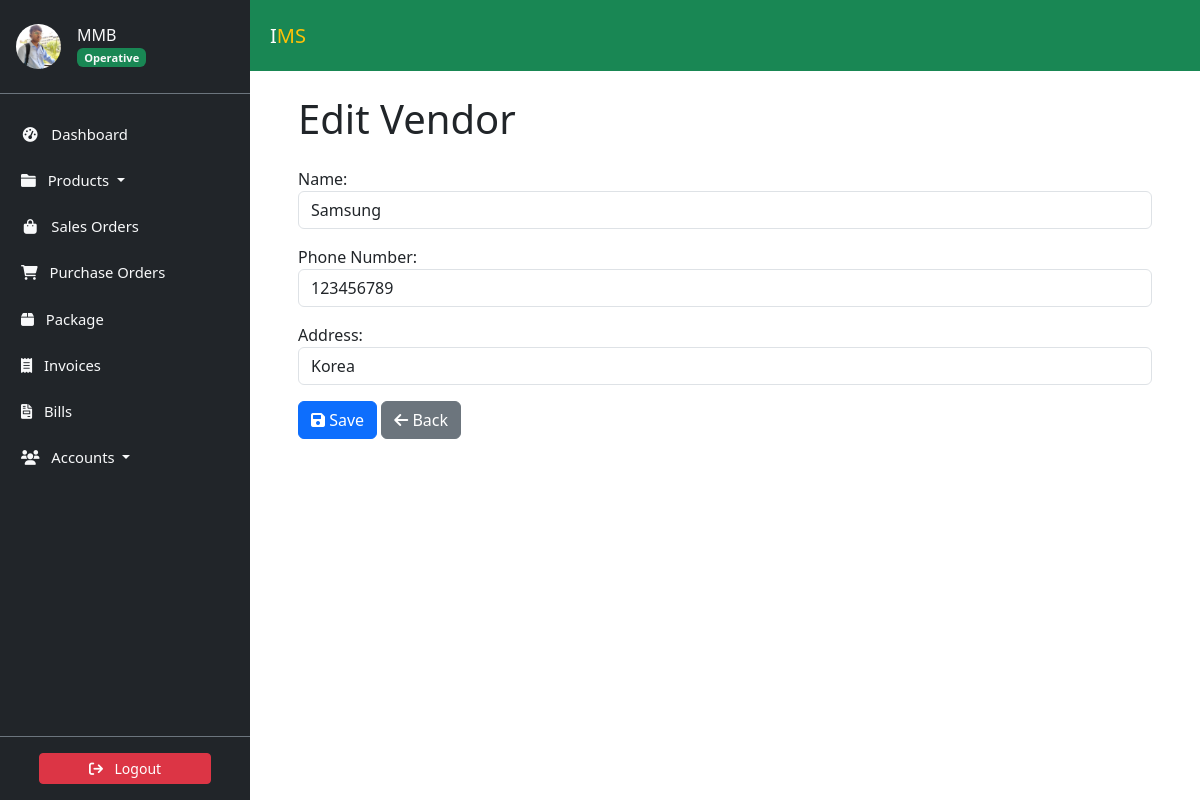
The app's page /accounts/vendors/1/update/ (signed in) with its own data.
### accounts/models.py (models this page shows, shortened)
class Profile(models.Model):
    user = models.OneToOneField(
        User, on_delete=models.CASCADE, verbose_name='User'
    )
    slug = AutoSlugField(
        unique=True,
        verbose_name='Account ID',
        populate_from='email'
    )
    profile_picture = ProcessedImageField(
        default='profile_pics/default.jpg',
        upload_to='profile_pics',
        format='JPEG',
        processors=[ResizeToFill(150, 150)],
        options={'quality': 100}
    )
    telephone = PhoneNumberField(
        null=True, blank=True, verbose_name='Telephone'
    )
    email = models.EmailField(
        max_length=150, blank=True, null=True, verbose_name='Email'
    )
    first_name = models.CharField(
        max_length=30, blank=True, verbose_name='First Name'
    )
    last_name = models.CharField(
        max_length=30, blank=True, verbose_name='Last Name'
    )
    status = models.CharField(
        choices=STATUS_CHOICES,
        max_length=12,
        default='INA',
        verbose_name='Status'
    )
    role = models.CharField(
        choices=ROLE_CHOICES,
        max_length=12,
        blank=True,
        null=True,
        verbose_name='Role'
    )
    class Meta:
        ordering = ['slug']
        verbose_name = 'Profile'
        verbose_name_plural = 'Profiles'

class Vendor(models.Model):
    name = models.CharField(max_length=50, verbose_name='Name')
    slug = AutoSlugField(
        unique=True,
        populate_from='name',
        verbose_name='Slug'
    )
    phone_number = models.BigIntegerField(
        blank=True, null=True, verbose_name='Phone Number'
    )
    address = models.CharField(
        max_length=50, blank=True, null=True, verbose_name='Address'
    )
    class Meta:
        verbose_name = 'Vendor'
        verbose_name_plural = 'Vendors'

### accounts/views.py (the view)
# urls.py: path('vendors/<int:pk>/update/', VendorUpdateView.as_view(),
class VendorUpdateView(LoginRequiredMixin, UpdateView):
    model = Vendor
    form_class = VendorForm
    template_name = 'accounts/vendor_form.html'
    success_url = reverse_lazy('vendor-list')

### accounts/forms.py
class VendorForm(forms.ModelForm):
    class Meta:
        model = Vendor
        fields = ['name', 'phone_number', 'address']
        widgets = {
            'name': forms.TextInput(
                attrs={'class': 'form-control', 'placeholder': 'Vendor Name'}
            ),
            'phone_number': forms.NumberInput(
                attrs={'class': 'form-control', 'placeholder': 'Phone Number'}
            ),
            'address': forms.TextInput(
                attrs={'class': 'form-control', 'placeholder': 'Address'}
            ),
        }

### accounts/templates/accounts/vendor_form.html (shortened to what this page needs)
{% extends 'store/base.html' %}
{% load static %}
{% block content %}
<div class="container px-5">
    <h1 class="my-4">{{ form.instance.pk|yesno:"Edit Vendor,Add Vendor" }}</h1>
    <form method="post" novalidate>
        {{ form.as_p }}
        <button type="submit" class="btn btn-primary">
            <i class="fas fa-save"></i> Save
        </button>
        <a href="{% url 'vendor-list' %}" class="btn btn-secondary">
            <i class="fas fa-arrow-left"></i> Back
        </a>
    </form>
</div>
{% endblock %}

### store/templates/store/sidebar.html (shortened to what this page needs)
<link href="https://cdn.jsdelivr.net/npm/bootstrap@5.3.3/dist/css/bootstrap.min.css" rel="stylesheet">
<link href="https://cdnjs.cloudflare.com/ajax/libs/font-awesome/6.0.0-beta3/css/all.min.css" rel="stylesheet">
<aside class="sidebar position-fixed top-0 left-0 overflow-auto h-100 bg-dark text-light" id="show-side-navigation1">
    <div class="sidebar-header d-flex align-items-center px-3 py-4 border-bottom border-secondary">
        <a href="{% url 'user-profile' %}" class="d-flex align-items-center text-decoration-none text-light">
            <img class="rounded-circle img-fluid" id="sidebar-img" width="45" src="{{ request.user.profile.profile_picture.url }}" alt="Profile Picture" />
            <div class="ms-3">
                <h5 class="fs-6 mb-0">
                    {{ request.user.username }}{% if request.user.profile.role == 'AD' %} <i class="fa-solid fa-circle-check text-success"></i>{% endif %}
                </h5>
                <span class="badge bg-success text-light">
                    {% if request.user.profile.role == 'AD' %}
                        Admin
                    {% elif request.user.profile.role == 'EX' %}
                        Executive
                    {% else %}
                        Operative
                    {% endif %}
                </span>
            </div>
        </a>
    </div>
    <div class="nav-container">
        <ul class="nav flex-column mt-3">
            <li class="nav-item mb-2">
                <a class="nav-link text-light {% if request.resolver_match.url_name == 'dashboard' %}active{% endif %}" href="{% url 'dashboard' %}">
                    <i class="fa fa-tachometer-alt fa-fw me-2"></i> Dashboard
                </a>
            </li>
            <li class="nav-item mb-2 dropdown">
                <a class="nav-link text-light {% if request.resolver_match.url_name == 'productslist' %}active{% endif %} dropdown-toggle" href="#" id="productsDropdown" role="button" data-bs-toggle="dropdown" aria-expanded="false">
                    <i class="fa fa-folder me-2"></i> Products
                </a>
            </li>
            <li class="nav-item mb-2">
                <a class="nav-link text-light {% if request.resolver_match.url_name == 'saleslist' %}active{% endif %}" href="{% url 'saleslist' %}">
                    <i class="fa fa-shopping-bag fa-fw me-2"></i> Sales Orders
                </a>
            </li>
            <li class="nav-item mb-2">
                <a class="nav-link text-light {% if request.resolver_match.url_name == 'purchaseslist' %}active{% endif %}" href="{% url 'purchaseslist' %}">
                    <i class="fa fa-shopping-cart me-2"></i> Purchase Orders
                </a>
            </li>
            <li class="nav-item mb-2">
                <a class="nav-link text-light {% if request.resolver_match.url_name == 'deliveries' %}active{% endif %}" href="{% url 'deliveries' %}">
                    <i class="fa-solid fa-box me-2"></i> Package
                </a>
            </li>
            <li class="nav-item mb-2">
                <a class="nav-link text-light {% if request.resolver_match.url_name == 'invoicelist' %}active{% endif %}" href="{% url 'invoicelist' %}">
                    <i class="fa-solid fa-receipt me-2"></i> Invoices
                </a>
            </li>
            <li class="nav-item mb-2">
                <a class="nav-link text-light {% if request.resolver_match.url_name == 'bill_list' %}active{% endif %}" href="{% url 'bill_list' %}">
                    <i class="fa-solid fa-file-invoice me-2"></i> Bills
                </a>
            </li>
            <li class="nav-item mb-2 dropdown">
                <a class="nav-link text-light  dropdown-toggle" href="#" id="accountsDropdown" role="button" data-bs-toggle="dropdown" aria-expanded="false">
                    <i class="fa fa-users me-2"></i> Accounts
                </a>
            </li>
        </ul>
    </div>
    <div class="sidebar-footer position-absolute bottom-0 w-100 text-center py-3 bg-dark border-top border-secondary">
        <form method="post" action="{% url 'user-logout' %}">
            <button type="submit" class="btn btn-danger btn-sm w-75">
                <i class="fa fa-sign-out me-2"></i> Logout
            </button>
        </form>
    </div>
</aside>

### static/css/style.css (style rules this page uses)
:root { --dk-gray-100: #f3f4f6; --dk-gray-200: #e5e7eb; --dk-gray-300: #d1d5db; --dk-gray-400: #9ca3af; --dk-gray-500: #6b7280; --dk-gray-600: #4b5563; --dk-gray-700: #374151; --dk-gray-800: #1f2937; --dk-gray-900: #111827; --dk-dark-bg: #313348; --dk-darker-bg: #2a2b3d; --navbar-bg-color: #6f6486; --sidebar-bg-color: #252636; --sidebar-width: 250px; --sidebar-expanded-width: 230px; --sidebar-collapsed-width: 100px; --sidebar-header-bg: #212529; --nav-link-color: #adb5bd; --nav-link-active-bg: #495057; --dropdown-menu-bg: #495057; --dropdown-item-color: #adb5bd; --dropdown-item-active-bg: #6c757d; --sidebar-separator-bg: #4caf50; --logo-separator-height: 60px; --sidebar-item-height: 50px; --submenu-item-height: 45px; }
* { margin: 0; padding: 0; box-sizing: border-box; }
body { font-family: "Inter", sans-serif; background-color: #fff; }
a { text-decoration: none; }
.sidebar { font-size: 0.925rem; background-color: var(--sidebar-bg-color); width: var(--sidebar-width); transition: width 0.3s ease-in-out; z-index: 9999999; }
.sidebar .sidebar-header { background-color: var(--sidebar-header-bg); border-bottom: 1px solid #2a2b3c; }
.sidebar ul > li > a { color: var(--dk-gray-400); text-decoration: none; }

### store/templates/store/sidebar.html (style rules this page uses)
.sidebar { width: 250px; background-color: #343a40; color: #fff; position: fixed; top: 0; bottom: 0; display: flex; flex-direction: column; }
.sidebar-header { background-color: #212529; }
.nav-container { flex: 1; overflow-y: auto; padding: 5px; }
.nav-link { color: #adb5bd; }
.sidebar-footer { background-color: #212529; text-align: center; padding: 10px; }

### records on screen
Vendor: instance.pk "Edit Vendor", name "Samsung", phone_number "123456789", address "Korea"

### other values on screen
{{ request.user.username }} "MMB"
